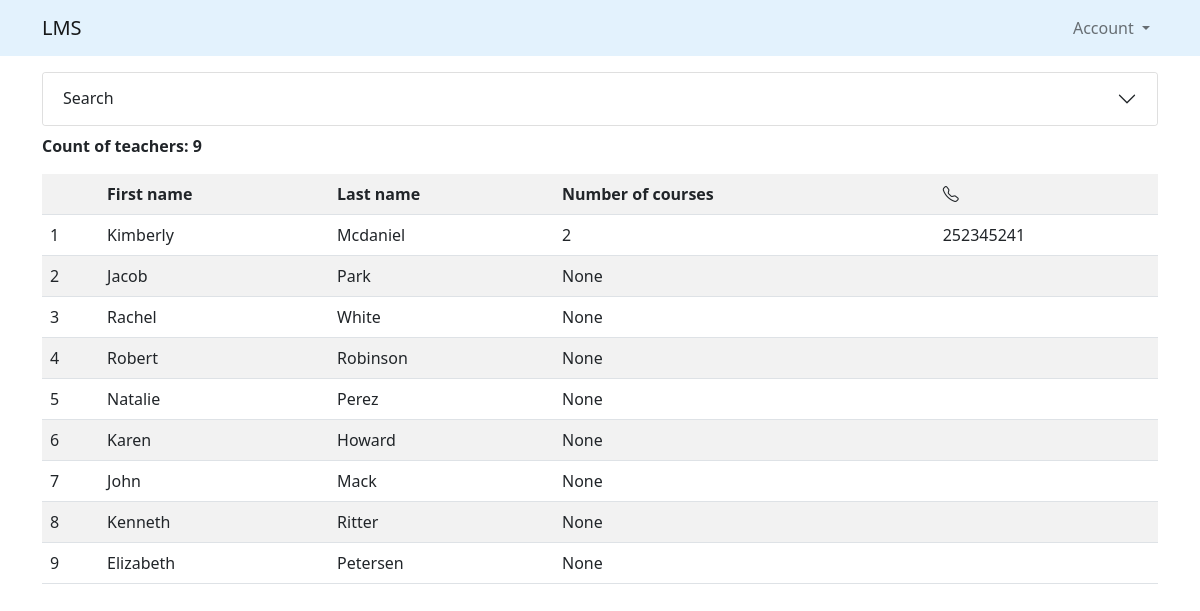
Before: /teachers/ with the older database file.
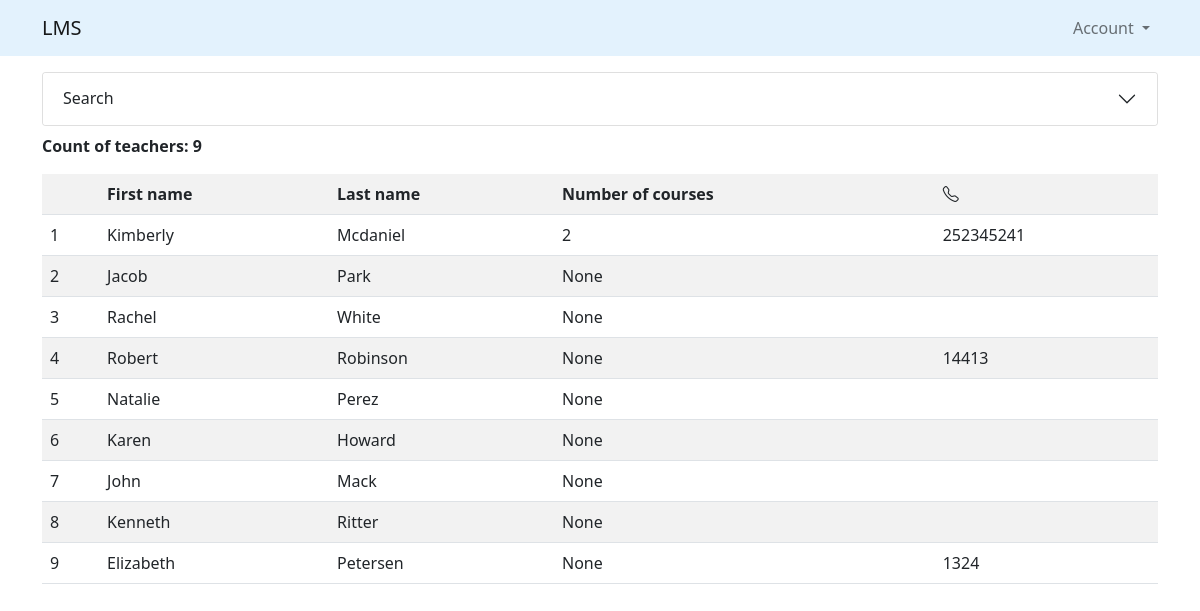
After: the same page with the newer database file.
### teachers/models.py (models this page shows, shortened)
class Teacher(Person):
    num_of_courses = models.IntegerField(
        null=True
    )
    employment_date = models.DateField(default=datetime.date.today)
    phone_number = models.CharField(
        max_length=20,
        default='',
    )
    salary = models.PositiveIntegerField(default=1500)
    group = models.ForeignKey(
        Group,
        on_delete=models.SET_NULL,
        null=True,
        related_name='teachers'
    )

### teachers/views.py (the view)
# urls.py: path('', TeachersListView.as_view(), name='list'),
class TeachersListView(ListView):
    model = Teacher
    template_name = 'teachers/list.html'
    def get_queryset(self):
        filter_teachers = TeachersFilter(
            data=self.request.GET,
            queryset=self.model.objects.all()
        )
        return filter_teachers

### core/context_processors.py (called while the page is built)
def get_params(request):
    params = request.GET
    if 'page' in params:
        params = copy(params)
        del params['page']
    return {'get_params': f'&{params.urlencode()}' if params else ''}

### groups/models.py (called while the page is built)
    def __str__(self):
        return self.group_name

### teachers/templates/teachers/list.html (shortened to what this page needs)
{% extends 'base.html' %}
{% load crispy_forms_tags %}
{% block content %}
    <div class="accordion" id="accordionExample">
        <div class="accordion-item">
            <h2 class="accordion-header" id="headingOne">
                <button class="accordion-button collapsed" type="button"
                        data-bs-toggle="collapse" data-bs-target="#collapseOne"
                        aria-expanded="true" aria-controls="collapseOne">
            Search
                </button>
            </h2>
        </div>
    </div>
    <p class="mt-2"><strong>Count of teachers: {{ object_list.qs.count }}</strong></p>
    {% with list_object=object_list.qs %}
        {% include 'includes/teachers_list_table.html' %}
    {% endwith %}
{% endblock %}

### templates/includes/teachers_list_table.html (shortened to what this page needs)
<table class="table table-striped table-hover">
    <tr>
        <th></th>
        <th>First name</th>
        <th>Last name</th>
        <th>Number of courses</th>
        <th><i class="bi bi-telephone"></i></th>
    </tr>
    {% for teacher in list_object %}
        <tr>
            <td>{{ forloop.counter }}</td>
            <td>{{ teacher.first_name }}</td>
            <td>{{ teacher.last_name }}</td>
            <td>{{ teacher.num_of_courses }}</td>
            <td>{{ teacher.phone_number }}</td>
        </tr>
    {% endfor %}
</table>

Changed rows visible on the page:
changed Teacher "Robert": phone_number (not shown) → "14413"
changed Teacher "Elizabeth": phone_number (not shown) → "1324"
